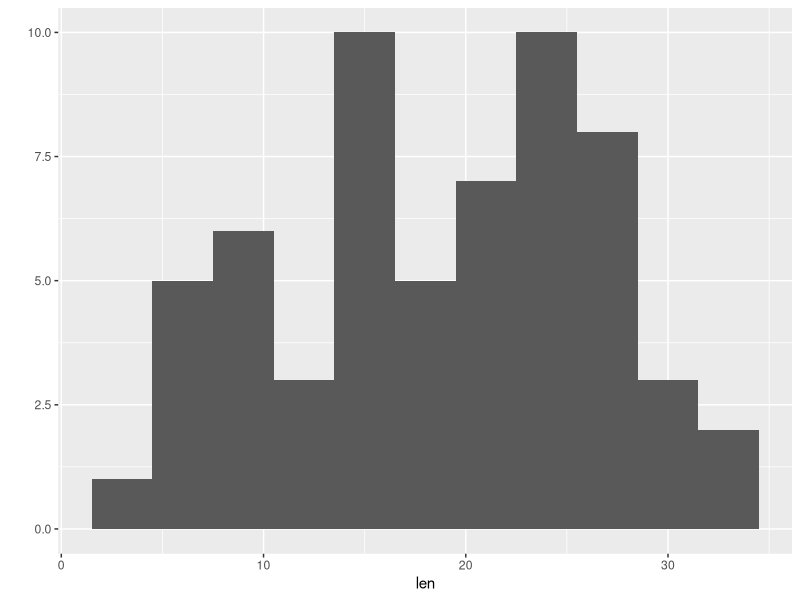
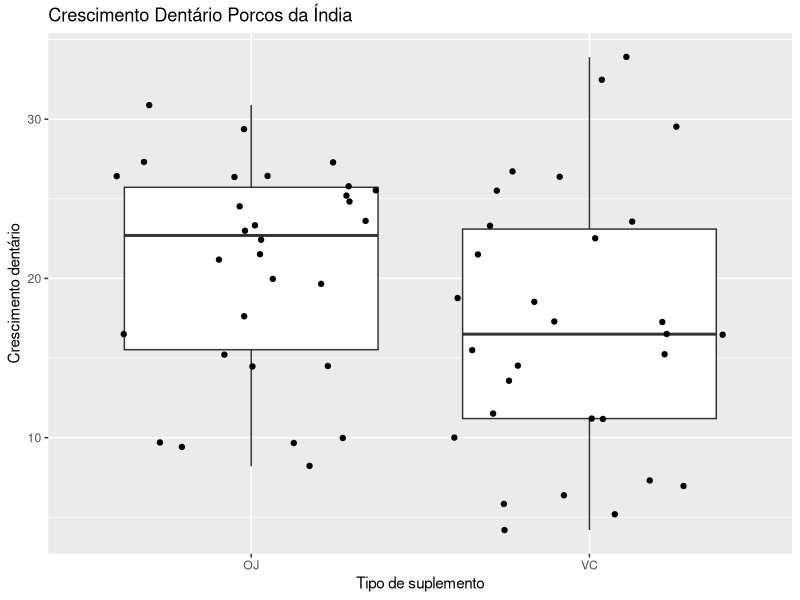

Recreate these plots in R, in order.

# Teste T - Dados ToothGrowth -------------------------------------------------------------------------------------------------------
# Autoria do script: Jeanne Franco ---------------------------------------------------------------------------------------------------------
# Data do script: 06/05/22 -----------------------------------------------------------------------------------------------------------------
# Referência: Curso Udemy ------------------------------------------------------------------------------------------------------------------

# Pacote necessário ------------------------------------------------------------------------------------------------------------------------

library(tidyverse)

# Dados ------------------------------------------------------------------------------------------------------------------------------------

?ToothGrowth

dente <- ToothGrowth
head(dente)
str(dente)

# Análise da normalidade dos dados ---------------------------------------------------------------------------------------------------------

qplot(x = len, data = dente, binwidth = 3) # Histograma

### Teste Shapiro-Wilk de normalidade
### H0 = Distribuição normal e p > 0.05

shapiro.test(dente$len)

# Gráfico da diferença entre grupos --------------------------------------------------------------------------------------------------------

ggplot(dente, aes(x = supp, y = len)) +
  geom_boxplot() +
  geom_jitter() +
  labs(title = "Crescimento Dentário Porcos da Índia",
       x = "Tipo de suplemento",
       y = "Crescimento dentário")

# Cálculo das médias dos grupos ------------------------------------------------------------------------------------------------------------

mean(dente$len) # Média geral

group_by(dente, supp) %>%
  summarise(mean(len))

# Teste T para uma amostra -----------------------------------------------------------------------------------------------------------------

### Teste para determinar se a média é significativamente diferente de um valor
### Verdadeiro valor = 18 (H0)
### p < 0.05 (H1)

t.test(dente$len, mu = 18) # Resultado não significativamente diferente

### Para saber se é maior ou menor que determinado valor

t.test(dente$len, alternative = "greater", mu = 3) # Resultado significativo

# Teste T para dois grupos independentes ---------------------------------------------------------------------------------------------------

### Testa a diferença entre as médias de dois grupos independentes
### H0: não há diferença entre as médias dos grupos

OJ <- dente$len[dente$supp == "OJ"]
VC <- dente$len[dente$supp == "VC"]

t.test(OJ, VC, paired = FALSE, var.equal = FALSE, conf.level = 0.95)

t.test(OJ, VC, paired = FALSE, alternative = "greater")

### paired = FALSE: medidas coletadas separadamente
### Se os valores são coletados separadamente e em condições diferentes, as amostras
### são independentes, ou seja, dois grupos diferentes

# Teste para grupos pareados ---------------------------------------------------------------------------------------------------------------

### Ocorre em casos de duas observações serem coletadas antes e depois

t.test(OJ, VC, paired = TRUE, var.equal = FALSE, conf.level = 0.95)
